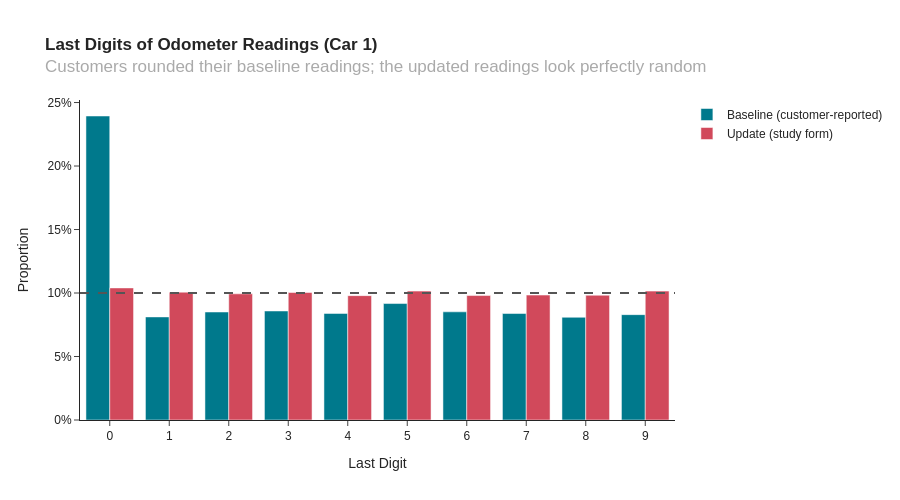

Notebook code for this chart:
### Code cell
def last_digit_shares(values, label):
    shares = (values.astype('int64') % 10).value_counts(normalize=True).reindex(range(10), fill_value=0)
    return shares.rename('proportion').rename_axis('digit').reset_index().assign(Group=label)


last_digit_df = pd.concat([
    last_digit_shares(df['baseline'], 'Baseline (customer-reported)'),
    last_digit_shares(df['update'], 'Update (study form)'),
])

fig = px.bar(
    last_digit_df,
    x='digit',
    y='proportion',
    color='Group',
    barmode='group',
    color_discrete_map=GROUP_COLORS,
    height=500,
    title='<b>Last Digits of Odometer Readings (Car 1)</b><br>'
          '<span style="color: #aaa">Customers rounded their baseline readings; the updated readings look perfectly random</span>',
    labels={'digit': 'Last Digit'},
)
fig.add_hline(y=0.1, line_dash='dash', line_color='#555555', line_width=2, opacity=1)
fig.update_layout(yaxis_title_text='Proportion', yaxis_tickformat=',.0%', legend_title=None)
fig.update_xaxes(dtick=1)
fig.show()

### Figure 1 — Plotly figure (JSON) as saved in the notebook; plotly's stock layout.template omitted (floating-point values rounded to 4 significant figures)
{"data": [{"alignmentgroup": "True", "hovertemplate": "Group=Baseline (customer-reported)<br>Last Digit=%{x}<br>proportion=%{y}<extra></extra>", "legendgroup": "Baseline (customer-reported)", "marker": {"color": "#00798C", "pattern": {"shape": ""}}, "name": "Baseline (customer-reported)", "offsetgroup": "Baseline (customer-reported)", "orientation": "v", "showlegend": true, "textposition": "auto", "type": "bar", "x": [0, 1, 2, 3, 4, 5, 6, 7, 8, 9], "xaxis": "x", "y": [0.2394, 0.08118, 0.08504, 0.08585, 0.08393, 0.09171, 0.08519, 0.08385, 0.08089, 0.08296], "yaxis": "y"}, {"alignmentgroup": "True", "hovertemplate": "Group=Update (study form)<br>Last Digit=%{x}<br>proportion=%{y}<extra></extra>", "legendgroup": "Update (study form)", "marker": {"color": "#D1495B", "pattern": {"shape": ""}}, "name": "Update (study form)", "offsetgroup": "Update (study form)", "orientation": "v", "showlegend": true, "textposition": "auto", "type": "bar", "x": [0, 1, 2, 3, 4, 5, 6, 7, 8, 9], "xaxis": "x", "y": [0.104, 0.1007, 0.09935, 0.1004, 0.09794, 0.1015, 0.09801, 0.09838, 0.09824, 0.1015], "yaxis": "y"}], "layout": {"barmode": "group", "height": 500, "legend": {"title": {}, "tracegroupgap": 0}, "shapes": [{"line": {"color": "#555555", "dash": "dash", "width": 2}, "opacity": 1, "type": "line", "x0": 0, "x1": 1, "xref": "x domain", "y0": 0.1, "y1": 0.1, "yref": "y"}], "title": {"text": "<b>Last Digits of Odometer Readings (Car 1)</b><br><span style=\"color: #aaa\">Customers rounded their baseline readings; the updated readings look perfectly random</span>"}, "xaxis": {"anchor": "y", "domain": [0.0, 1.0], "dtick": 1, "title": {"text": "Last Digit"}}, "yaxis": {"anchor": "x", "domain": [0.0, 1.0], "tickformat": ",.0%", "title": {"text": "Proportion"}}}}
